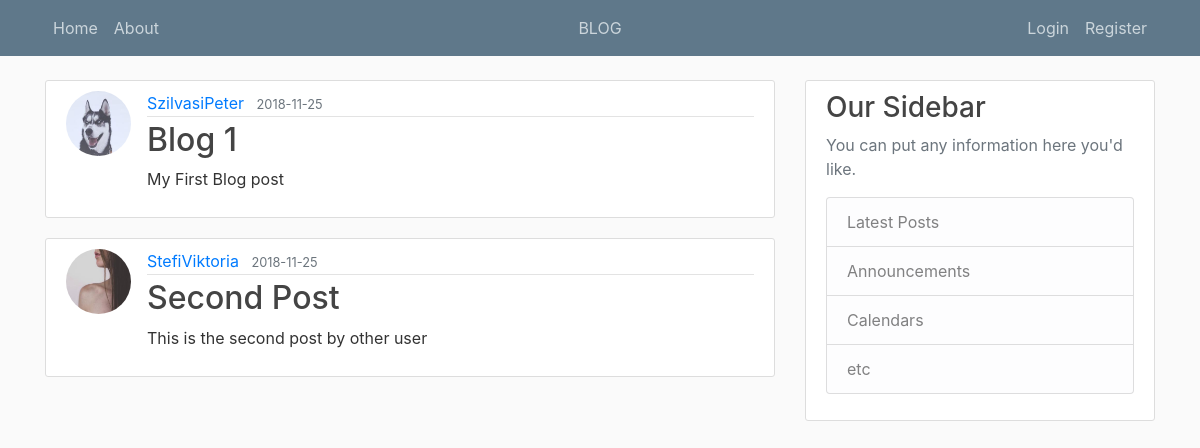
/blog/, run on an earlier commit of the app's database.
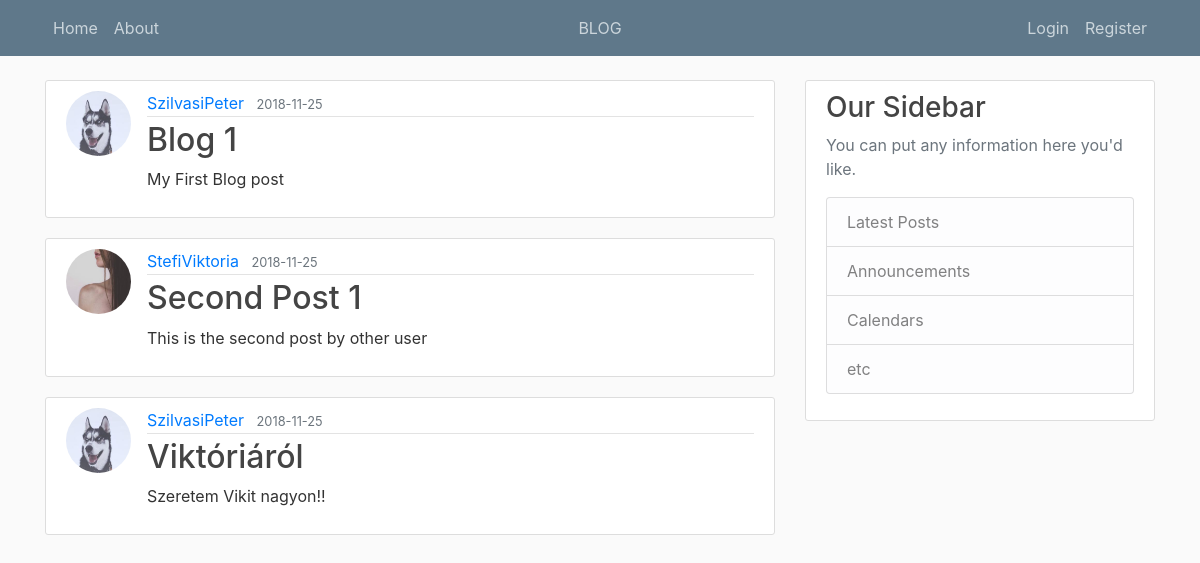
And on a later commit of the database.
### app/models.py (models this page shows, shortened)
class Post(db.Model):
	id = db.Column(db.Integer, primary_key=True)
	title = db.Column(db.String(100), nullable=False)
	date_posted = db.Column(db.DateTime, nullable=False, default=datetime.utcnow)
	content = db.Column(db.Text, nullable=False)
	user_id = db.Column(db.Integer, db.ForeignKey('user.id'), nullable=False)

class User(db.Model, UserMixin):
	id = db.Column(db.Integer, primary_key=True)
	username = db.Column(db.String(20), unique=True, nullable=False)
	email = db.Column(db.String(120), unique=True, nullable=False)
	image_file = db.Column(db.String(20), nullable=False, default='default.jpg')
	password = db.Column(db.String(60), nullable=False)
	posts = db.relationship('Post', backref='author', lazy=True)

### app/views.py (the view)
@app.route('/blog/')
def blog():
	posts = Post.query.all()
	return render_template("blog.html", posts=posts)

### app/templates/blog.html
{% extends "layout.html" %}
{% block content %}
	{% for post in posts %}
		<article class="media content-section">
          <img class="rounded-circle article-img" src="{{ url_for('static', filename='profile_pics/' + post.author.image_file) }}">
          <div class="media-body">
            <div class="article-metadata">
              <a class="mr-2" href="#">{{ post.author.username }}</a>
              <small class="text-muted">{{ post.date_posted.strftime('%Y-%m-%d') }}</small>
            </div>
            <h2><a class="article-title" href="{{ url_for('post', post_id=post.id) }}">{{ post.title }}</a></h2>
            <p class="article-content">{{ post.content }}</p>
          </div>
</article>
	{% endfor %}
{% endblock content %}

### app/templates/layout.html (shortened to what this page needs)
<!DOCTYPE html>
<html>
<head>
	<link rel="stylesheet" href="{{ url_for('static', filename='css/bootstrap.min.css') }}">
	<link rel="stylesheet" type="text/css" href="{{ url_for('static', filename='css/blog.css')}}">
</head>
<body>
	<header class="site-header">
  	<nav class="navbar navbar-expand-md navbar-dark bg-steel fixed-top">
    <div class="container">
      <div class="collapse navbar-collapse" id="navbarToggle">
        <div class="navbar-nav mr-auto">
          <a class="nav-item nav-link" href="{{url_for('index')}}">Home</a>
          <a class="nav-item nav-link" href="{{url_for('blog_about')}}">About</a>
        </div>
        <div class="nav navbar-nav navbar-center">
          <a class="nav-item nav-link text-center" href="{{url_for('blog')}}">BLOG</a>
        </div>
        <div class="navbar-nav navbar-right">
          {% if current_user.is_authenticated %}
            <a class="nav-item nav-link" href="{{url_for('new_blog_post')}}">New Post</a>
            <a class="nav-item nav-link" href="{{url_for('account')}}">{{current_user.username}}</a>
            <a class="nav-item nav-link" href="{{url_for('logout')}}">Logout</a>
          {% else %}
            <a class="nav-item nav-link" href="{{url_for('login')}}">Login</a>
            <a class="nav-item nav-link" href="{{url_for('register')}}">Register</a>
          {% endif %}
        </div>
      </div>
    </div>
  </nav>
</header>
<main role="main" class="container">
  <div class="row">
    <div class="col-md-8">
      {% block content %}{% endblock %}
    </div>
    <div class="col-md-4">
      <div class="content-section">
        <h3>Our Sidebar</h3>
        <p class='text-muted'>You can put any information here you'd like.
          <ul class="list-group">
            <li class="list-group-item list-group-item-light">Latest Posts</li>
            <li class="list-group-item list-group-item-light">Announcements</li>
            <li class="list-group-item list-group-item-light">Calendars</li>
            <li class="list-group-item list-group-item-light">etc</li>
          </ul>
        </p>
      </div>
    </div>
  </div>
</main>
</body>
</html>

### app/static/css/blog.css (style rules this page uses)
body { background: #fafafa; color: #333333; margin-top: 5rem; }
h1, h2, h3, h4, h5, h6 { color: #444444; }
.bg-steel { background-color: #5f788a; }
.site-header .navbar-nav .nav-link { color: #cbd5db; }
.content-section { background: #ffffff; padding: 10px 20px; border: 1px solid #dddddd; border-radius: 3px; margin-bottom: 20px; }
.article-title { color: #444444; }
.article-content { white-space: pre-line; }
.article-img { height: 65px; width: 65px; margin-right: 16px; }
.article-metadata { padding-bottom: 1px; margin-bottom: 4px; border-bottom: 1px solid #e3e3e3 }
.navbar-nav.navbar-center { position: absolute; left: 50%; transform: translatex(-50%); }

What changed in the data, as far as the page shows it:
changed Post "This is the second post by other user": title "Second Post" → "Second Post 1"
added Post: image_file (picture), author.username "SzilvasiPeter", date_posted "2018-11-25", title "Viktóriáról", content "Szeretem Vikit nagyon!!"
